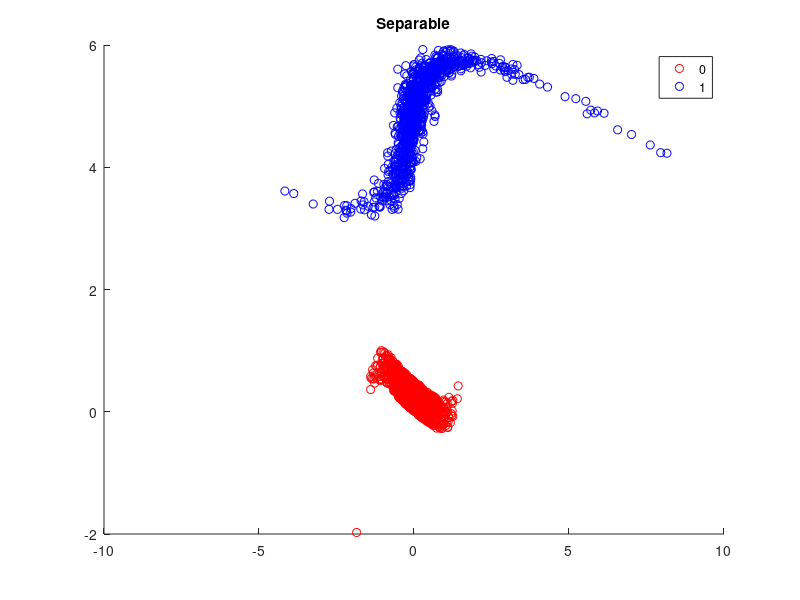

MATLAB code to generate this figure: (Note: this script raises an error after producing the figure.)
%% Remove stupid warning message

warning('off','MATLAB:colon:nonIntegerIndex');

%% Clean stuff up
close all
clc
%% DATA

rng(1) % for reproducibility
shuffle = randperm(2000);


%% Clearly not the best hyperplane
% theta1 = 45; %angle to rotate by
% theta2 = 15;
% 
% Xa = (randn(1000,2)*3 + 10) * [2 1; 1 2] * [cos(theta1) -sin(theta1); sin(theta1) cos(theta1)];
% Xb = (randn(1000,2)*3) * [2 1; 1 3] * [cos(theta2) -sin(theta2); sin(theta2) cos(theta2)] + 0;

%% This works pretty well
% 
% theta1 = 45; %angle to rotate by
% theta2 = 90;
% 
% Xa = (randn(1000,2)) * [2 1; 1 2] * [cos(theta1) -sin(theta1); sin(theta1) cos(theta1)];
% Xb = (randn(1000,2)) * [2 1; 1 3] * [cos(theta2) -sin(theta2); sin(theta2) cos(theta2)] + 10;

%% The LDA is so bad! Surprising, really.
% % 
% theta1 = 45; %angle to rotate by
% theta2 = 0;
% 
% Xa = (randn(1000,2)) * [2 1; 1 2] * [cos(theta1) -sin(theta1); sin(theta1) cos(theta1)];
% Xb = (randn(1000,2)) * [2 1; 1 3] * [cos(theta2) -sin(theta2); sin(theta2) cos(theta2)] + 10;
% Xb(:,1) = Xb(:,1)-10;

%% Now for something a little more tricky - In this case, the QDA fails, but LDA is standing strong
% 
% theta1 = 0;
% theta2 = 180;
% 
% Xa = randn(1000,2) * [1.5 1; 1 1.5]  * [cos(theta1) -sin(theta1); sin(theta1) cos(theta1)];
% Xb1 = randn(1000,1);
% Xb2 = .3*Xb1.^2 + randn(1000,1)*.2;
% Xb = [Xb1, Xb2];
% Xb = Xb * [cos(theta2) -sin(theta2); sin(theta2) cos(theta2)];
% Xb(:,1) = Xb(:,1)+3;
% Xb(:,2) = Xb(:,2)+3;
% 
% n1 = 4;
% n2 = 1;

%% and something even more tricky
theta1 = 0;
theta2 = 90;

Xa1 = randn(1000,1)*.5;
Xa2 = .2*Xa1.^5 - .2*Xa1.^3 + .1*Xa1.^2 + - .4*Xa1 + rand(1000,1)*.5;
Xa = [Xa1, Xa2];
Xa = Xa * [cos(theta1) -sin(theta1); sin(theta1) cos(theta1)];

Xb1 = randn(1000,1);
Xb2 = -.2*Xb1.^3 + .3*Xb1.^2 + randn(1000,1)*.2;
Xb = [Xb1, Xb2];
Xb = Xb * [cos(theta2) -sin(theta2); sin(theta2) cos(theta2)];
Xb(:,1) = Xb(:,1);
Xb(:,2) = Xb(:,2)+5;

n1 = 3;
n2 = 1;

%% Do the rest

X = [Xa; Xb]; % combine into single dataset
Y = [zeros(1000,1);ones(1000,1)]; % set labels

X = X(shuffle,:); % shuffle
Y = Y(shuffle,:);

figure()

gscatter(X(:,1),X(:,2),Y,'rb')
title('Separable')

C = .1;
N = [100, 150, 200, 250, 300];

test.X = X(1:length(X)*.1, :); % leave 10% aside for test set
test.Y = Y(1:length(Y)*.1, :);
validX = X((length(Y)*.1+1):end,:);
validY = Y((length(Y)*.1+1):end,:);

len = length(validX);

fld_pc = zeros(length(N),1);
qda_pc = zeros(length(N),1);
mqda_pc = zeros(length(N),1);

all_lda_params = [];
all_qda_params = [];
all_mqda_params = [];
for i = 1:length(N)
    
    sX = validX(1:N(i),:);
    sY = validY(1:N(i),:);

    lda_params = TrainFLDA(sX,sY);
    qda_params = TrainQDA(sX,sY);
    mqda_params = TrainMQDA(sX,sY, n1, n2);
    
    all_lda_params = [all_lda_params, lda_params];
    all_qda_params = [all_qda_params, qda_params];
    all_mqda_params = [all_mqda_params; mqda_params];
    
    lda_p = TestFLDA(lda_params, test.X, [1,0]);
    qda_p = TestQDA(qda_params, test.X, [1,0]);
    mqda_p = TestMQDA(mqda_params, test.X, [1,0]);
    
    % calculate percent correct
    fld_pc(i) = sum(abs(lda_p - test.Y)) / length(lda_p); 
    qda_pc(i) = sum(abs(qda_p - test.Y)) / length(qda_p);
    mqda_pc(i) = sum(abs(mqda_p - test.Y)) / length(mqda_p);
end

figure
plot((N),[fld_pc'; qda_pc'; mqda_pc'])
legend('lda', 'qda', 'mqda')
title('Error rate per number of training samples')
xlabel('number of samples')
ylabel('error rate')

disp('==> visualizing')
VisualizeFLDA(all_lda_params,test.X,test.Y);
VisualizeQDA(all_qda_params,test.X,test.Y);
VisualizeMQDA(all_mqda_params,test.X,test.Y);


% VisualizeFLDA(all_lda_params,X,Y);
% VisualizeQDA(all_qda_params,X,Y);

% VisualizeFLDA(all_lda_params,sX,sY);
% VisualizeQDA(all_qda_params,sX,sY);